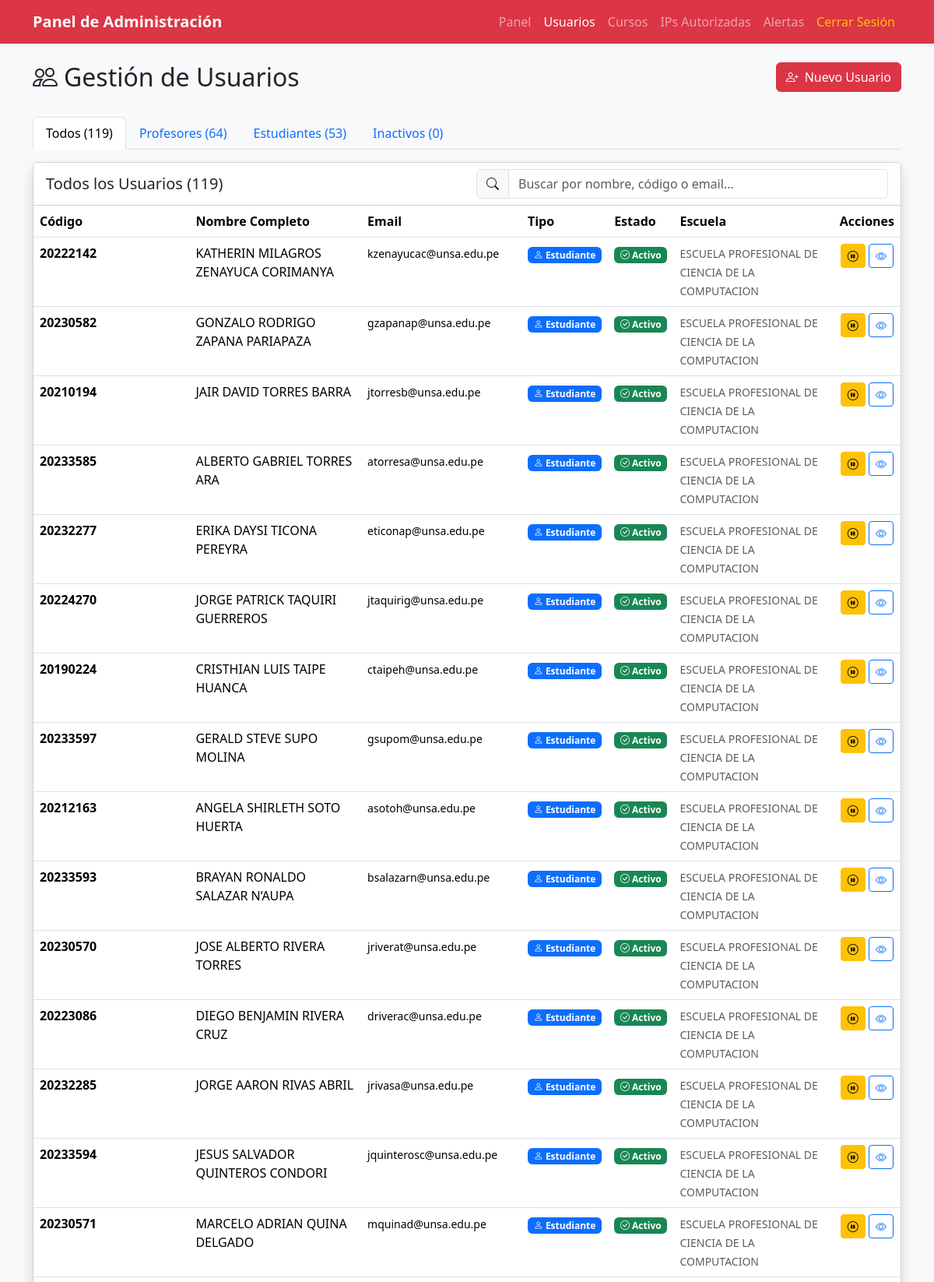
Page /gestion/usuarios/ (signed in, upper part) on the committed database.
### app/models/usuario/models.py (models this page shows, shortened)
class Usuario(AbstractBaseUser, PermissionsMixin):
    codigo = models.CharField(max_length=20, unique=True, primary_key=True)
    nombres = models.CharField(max_length=100)
    apellidos = models.CharField(max_length=100)
    email = models.EmailField(unique=True, validators=[EmailValidator()])
    telefono = models.CharField(max_length=20, blank=True, null=True)
    dni = models.CharField(
        max_length=8,
        unique=True,
        validators=[RegexValidator(regex=r'^\d{8}$', message='DNI debe tener 8 dígitos')]
    )
    tipo_usuario = models.ForeignKey(
        TipoUsuario,
        on_delete=models.PROTECT,
        related_name='usuarios'
    )
    estado_cuenta = models.ForeignKey(
        EstadoCuenta,
        on_delete=models.PROTECT,
        related_name='usuarios',
        default='ACTIVO'
    )
    permisos_usuario = models.ManyToManyField(
        Permiso,
        related_name='usuarios',
        blank=True
    )
    fecha_registro = models.DateTimeField(auto_now_add=True)
    fecha_actualizacion = models.DateTimeField(auto_now=True)
    ultimo_acceso = models.DateTimeField(null=True, blank=True)
    direccion_ip_ultimo_acceso = models.GenericIPAddressField(null=True, blank=True)
    is_active = models.BooleanField(default=True)
    is_staff = models.BooleanField(default=False)
    is_superuser = models.BooleanField(default=False)
    objects = UsuarioManager()
    USERNAME_FIELD = 'email'
    REQUIRED_FIELDS = ['codigo', 'nombres', 'apellidos', 'dni']
    class Meta:
        db_table = 'usuario'
        verbose_name = 'Usuario'
        verbose_name_plural = 'Usuarios'
        ordering = ['apellidos', 'nombres']
    @property
    def nombre_completo(self):
        return f"{self.nombres} {self.apellidos}"

class Estudiante(models.Model):
    usuario = models.OneToOneField(
        Usuario,
        on_delete=models.CASCADE,
        primary_key=True,
        related_name='estudiante'
    )
    escuela = models.ForeignKey(
        Escuela,
        on_delete=models.PROTECT,
        related_name='estudiantes'
    )
    codigo_estudiante = models.CharField(max_length=20, unique=True)
    fecha_ingreso = models.DateField()
    semestre_actual = models.IntegerField(default=1)
    creditos_aprobados = models.IntegerField(default=0)
    promedio_ponderado = models.DecimalField(
        max_digits=4,
        decimal_places=2,
        default=0.00
    )
    class Meta:
        db_table = 'estudiante'
        verbose_name = 'Estudiante'
        verbose_name_plural = 'Estudiantes'

class Escuela(models.Model):
    codigo = models.CharField(max_length=20, unique=True, primary_key=True)
    nombre = models.CharField(max_length=200)
    facultad = models.CharField(max_length=200, blank=True, null=True)
    descripcion = models.TextField(blank=True, null=True)
    is_active = models.BooleanField(default=True)
    class Meta:
        db_table = 'escuela'
        verbose_name = 'Escuela'
        verbose_name_plural = 'Escuelas'

### app/models/usuario/admin_views.py (the view)
# urls.py: path('gestion/usuarios/', listar_usuarios, name='listar_usuarios'),
@never_cache
@login_required
def listar_usuarios(request):
    if not hasattr(request.user, 'tipo_usuario'):
        messages.error(request, 'No tiene permisos para acceder a esta página.')
        return redirect('login')
    usuarios = Usuario.objects.select_related(
        'tipo_usuario', 'estado_cuenta', 'profesor', 'estudiante'
    ).prefetch_related('estudiante__escuela').order_by('-fecha_registro')
    profesores = usuarios.filter(tipo_usuario__codigo='PROFESOR')
    estudiantes = usuarios.filter(tipo_usuario__codigo='ESTUDIANTE')
    inactivos = usuarios.filter(estado_cuenta__nombre='Inactivo')
    context = {
        'usuario': request.user,
        'usuarios': usuarios,
        'profesores': profesores,
        'estudiantes': estudiantes,
        'inactivos': inactivos,
        'total': usuarios.count(),
        'total_profesores': profesores.count(),
        'total_estudiantes': estudiantes.count(),
        'total_inactivos': inactivos.count(),
    }
    return render(request, 'admin/listar_usuarios.html', context)

### Templates/admin/listar_usuarios.html (shortened to what this page needs)
<!doctype html>
<html lang="es">
<head>
    <link href="https://cdn.jsdelivr.net/npm/bootstrap@5.3.2/dist/css/bootstrap.min.css" rel="stylesheet">
    <link rel="stylesheet" href="https://cdn.jsdelivr.net/npm/bootstrap-icons@1.11.1/font/bootstrap-icons.css">
</head>
<body class="bg-light">
    <nav class="navbar navbar-expand-lg navbar-dark bg-danger shadow-sm">
        <div class="container">
            <a class="navbar-brand fw-bold" href="{% url 'secretaria_dashboard' %}">Panel de Administración</a>
            <div class="collapse navbar-collapse">
                <ul class="navbar-nav ms-auto">
                    <li class="nav-item"><a class="nav-link" href="{% url 'secretaria_dashboard' %}">Panel</a></li>
                    <li class="nav-item"><a class="nav-link active" href="{% url 'listar_usuarios' %}">Usuarios</a></li>
                    <li class="nav-item"><a class="nav-link" href="{% url 'listar_cursos' %}">Cursos</a></li>
                    <li class="nav-item"><a class="nav-link" href="{% url 'listar_ips' %}">IPs Autorizadas</a></li>
                    <li class="nav-item"><a class="nav-link" href="{% url 'listar_alertas' %}">Alertas</a></li>
                    <li class="nav-item"><a class="nav-link text-warning" href="{% url 'logout' %}">Cerrar Sesión</a></li>
                </ul>
            </div>
        </div>
    </nav>
    <main class="container mt-4 mb-5">
        <div class="row mb-4">
            <div class="col-md-8">
                <h2><i class="bi bi-people me-2"></i>Gestión de Usuarios</h2>
            </div>
            <div class="col-md-4 text-end">
                <a href="{% url 'crear_usuario' %}" class="btn btn-danger">
                    <i class="bi bi-person-plus me-2"></i>Nuevo Usuario
                </a>
            </div>
        </div>
        <ul class="nav nav-tabs mb-3" id="userTabs" role="tablist">
            <li class="nav-item" role="presentation">
                <button class="nav-link active" id="todos-tab" data-bs-toggle="tab"
                        data-bs-target="#todos" type="button">
                    Todos ({{ total }})
                </button>
            </li>
            <li class="nav-item" role="presentation">
                <button class="nav-link" id="profesores-tab" data-bs-toggle="tab"
                        data-bs-target="#profesores" type="button">
                    Profesores ({{ total_profesores }})
                </button>
            </li>
            <li class="nav-item" role="presentation">
                <button class="nav-link" id="estudiantes-tab" data-bs-toggle="tab"
                        data-bs-target="#estudiantes" type="button">
                    Estudiantes ({{ total_estudiantes }})
                </button>
            </li>
            <li class="nav-item" role="presentation">
                <button class="nav-link" id="inactivos-tab" data-bs-toggle="tab"
                        data-bs-target="#inactivos" type="button">
                    Inactivos ({{ total_inactivos }})
                </button>
            </li>
        </ul>
        <div class="tab-content" id="userTabsContent">
            <div class="tab-pane fade show active" id="todos">
                {% include 'admin/usuarios_tabla.html' with usuarios=usuarios titulo="Todos los Usuarios" %}
            </div>
        </div>
    </main>
</body>
</html>

### Templates/admin/usuarios_tabla.html (shortened to what this page needs)
<div class="card shadow">
    <div class="card-header bg-white">
        <div class="row align-items-center">
            <div class="col-md-6">
                <h5 class="mb-0">{{ titulo }} ({{ usuarios.count }})</h5>
            </div>
            <div class="col-md-6">
                <div class="input-group">
                    <span class="input-group-text"><i class="bi bi-search"></i></span>
                    <input type="text" class="form-control search-input"
                           placeholder="Buscar por nombre, código o email...">
                </div>
            </div>
        </div>
    </div>
    <div class="card-body p-0">
        {% if usuarios %}
        <div class="table-responsive">
            <table class="table table-hover mb-0 usuarios-table">
                <thead class="bg-light">
                    <tr>
                        <th>Código</th>
                        <th>Nombre Completo</th>
                        <th>Email</th>
                        <th>Tipo</th>
                        <th>Estado</th>
                        <th>Escuela</th>
                        <th class="text-center">Acciones</th>
                    </tr>
                </thead>
                <tbody>
                    {% for usuario in usuarios %}
                    <tr>
                        <td><strong>{{ usuario.codigo }}</strong></td>
                        <td>{{ usuario.nombre_completo }}</td>
                        <td><small>{{ usuario.email }}</small></td>
                        <td>
                            {% if usuario.tipo_usuario.codigo == 'PROFESOR' %}
                                <span class="badge bg-danger">
                                    <i class="bi bi-person-badge"></i> Profesor
                                </span>
                            {% elif usuario.tipo_usuario.codigo == 'ESTUDIANTE' %}
                                <span class="badge bg-primary">
                                    <i class="bi bi-person"></i> Estudiante
                                </span>
                            {% elif usuario.tipo_usuario.codigo == 'ADMIN' %}
                                <span class="badge bg-secondary">
                                    <i class="bi bi-person-gear"></i> Admin
                                </span>
                            {% elif usuario.tipo_usuario.codigo == 'SECRETARIA' %}
                                <span class="badge bg-info">
                                    <i class="bi bi-person-workspace"></i> Secretaria
                                </span>
                            {% else %}
                                <span class="badge bg-secondary">
                                    <i class="bi bi-person-gear"></i> {{ usuario.tipo_usuario.nombre }}
                                </span>
                            {% endif %}
                        </td>
                        <td>
                            {% if usuario.is_active and usuario.estado_cuenta.nombre == 'Activo' %}
                                <span class="badge bg-success">
                                    <i class="bi bi-check-circle"></i> Activo
                                </span>
                            {% else %}
                                <span class="badge bg-warning text-dark">
                                    <i class="bi bi-pause-circle"></i> Inactivo
                                </span>
                            {% endif %}
                        </td>
                        <td>
                            {% if usuario.estudiante %}
                                <small class="text-muted">{{ usuario.estudiante.escuela.nombre }}</small>
                            {% else %}
                                <small class="text-muted">-</small>
                            {% endif %}
                        </td>
                        <td class="text-center">
                            <button class="btn btn-sm btn-{% if usuario.is_active %}warning{% else %}success{% endif %} toggle-usuario"
                                    data-usuario-id="{{ usuario.codigo }}"
                                    title="{% if usuario.is_active %}Desactivar{% else %}Activar{% endif %} cuenta">
                                <i class="bi bi-{% if usuario.is_active %}pause-circle{% else %}play-circle{% endif %}"></i>
                            </button>
                            <a href="#" class="btn btn-sm btn-outline-primary" title="Ver detalles">
                                <i class="bi bi-eye"></i>
                            </a>
                        </td>
                    </tr>
                    {% endfor %}
                </tbody>
            </table>
        </div>
        {% else %}
        <div class="text-center py-5">
            <i class="bi bi-inbox display-1 text-muted"></i>
            <p class="lead text-muted mt-3">No hay usuarios en esta categoría.</p>
        </div>
        {% endif %}
    </div>
</div>

### rows in the picture
Usuario: codigo "20222142", nombre_completo "KATHERIN MILAGROS ZENAYUCA CORIMANYA", email "kzenayucac@unsa.edu.pe", shows "Estudiante", is_active True (drawn), estudiante.escuela.nombre "ESCUELA PROFESIONAL DE CIENCIA DE LA COMPUTACION"
Usuario: codigo "20230582", nombre_completo "GONZALO RODRIGO ZAPANA PARIAPAZA", email "gzapanap@unsa.edu.pe", shows "Estudiante", is_active True (drawn), estudiante.escuela.nombre "ESCUELA PROFESIONAL DE CIENCIA DE LA COMPUTACION"
Usuario: codigo "20210194", nombre_completo "JAIR DAVID TORRES BARRA", email "jtorresb@unsa.edu.pe", shows "Estudiante", is_active True (drawn), estudiante.escuela.nombre "ESCUELA PROFESIONAL DE CIENCIA DE LA COMPUTACION"
Usuario: codigo "20233585", nombre_completo "ALBERTO GABRIEL TORRES ARA", email "atorresa@unsa.edu.pe", shows "Estudiante", is_active True (drawn), estudiante.escuela.nombre "ESCUELA PROFESIONAL DE CIENCIA DE LA COMPUTACION"
Usuario: codigo "20232277", nombre_completo "ERIKA DAYSI TICONA PEREYRA", email "eticonap@unsa.edu.pe", shows "Estudiante", is_active True (drawn), estudiante.escuela.nombre "ESCUELA PROFESIONAL DE CIENCIA DE LA COMPUTACION"
Usuario: codigo "20224270", nombre_completo "JORGE PATRICK TAQUIRI GUERREROS", email "jtaquirig@unsa.edu.pe", shows "Estudiante", is_active True (drawn), estudiante.escuela.nombre "ESCUELA PROFESIONAL DE CIENCIA DE LA COMPUTACION"
Usuario: codigo "20190224", nombre_completo "CRISTHIAN LUIS TAIPE HUANCA", email "ctaipeh@unsa.edu.pe", shows "Estudiante", is_active True (drawn), estudiante.escuela.nombre "ESCUELA PROFESIONAL DE CIENCIA DE LA COMPUTACION"
Usuario: codigo "20233597", nombre_completo "GERALD STEVE SUPO MOLINA", email "gsupom@unsa.edu.pe", shows "Estudiante", is_active True (drawn), estudiante.escuela.nombre "ESCUELA PROFESIONAL DE CIENCIA DE LA COMPUTACION"
Usuario: codigo "20212163", nombre_completo "ANGELA SHIRLETH SOTO HUERTA", email "asotoh@unsa.edu.pe", shows "Estudiante", is_active True (drawn), estudiante.escuela.nombre "ESCUELA PROFESIONAL DE CIENCIA DE LA COMPUTACION"
Usuario: codigo "20233593", nombre_completo "BRAYAN RONALDO SALAZAR N‘AUPA", email "bsalazarn@unsa.edu.pe", shows "Estudiante", is_active True (drawn), estudiante.escuela.nombre "ESCUELA PROFESIONAL DE CIENCIA DE LA COMPUTACION"
Usuario: codigo "20230570", nombre_completo "JOSE ALBERTO RIVERA TORRES", email "jriverat@unsa.edu.pe", shows "Estudiante", is_active True (drawn), estudiante.escuela.nombre "ESCUELA PROFESIONAL DE CIENCIA DE LA COMPUTACION"
Usuario: codigo "20223086", nombre_completo "DIEGO BENJAMIN RIVERA CRUZ", email "driverac@unsa.edu.pe", shows "Estudiante", is_active True (drawn), estudiante.escuela.nombre "ESCUELA PROFESIONAL DE CIENCIA DE LA COMPUTACION"
Usuario: codigo "20232285", nombre_completo "JORGE AARON RIVAS ABRIL", email "jrivasa@unsa.edu.pe", shows "Estudiante", is_active True (drawn), estudiante.escuela.nombre "ESCUELA PROFESIONAL DE CIENCIA DE LA COMPUTACION"
Usuario: codigo "20233594", nombre_completo "JESUS SALVADOR QUINTEROS CONDORI", email "jquinterosc@unsa.edu.pe", shows "Estudiante", is_active True (drawn), estudiante.escuela.nombre "ESCUELA PROFESIONAL DE CIENCIA DE LA COMPUTACION"
Usuario: codigo "20230571", nombre_completo "MARCELO ADRIAN QUINA DELGADO", email "mquinad@unsa.edu.pe", shows "Estudiante", is_active True (drawn), estudiante.escuela.nombre "ESCUELA PROFESIONAL DE CIENCIA DE LA COMPUTACION"

### other values in the picture
{{ total }} "119"
{{ total_profesores }} "64"
{{ total_estudiantes }} "53"
{{ total_inactivos }} "0"
{{ titulo }} "Todos los Usuarios"
{{ usuarios.count }} "119"
